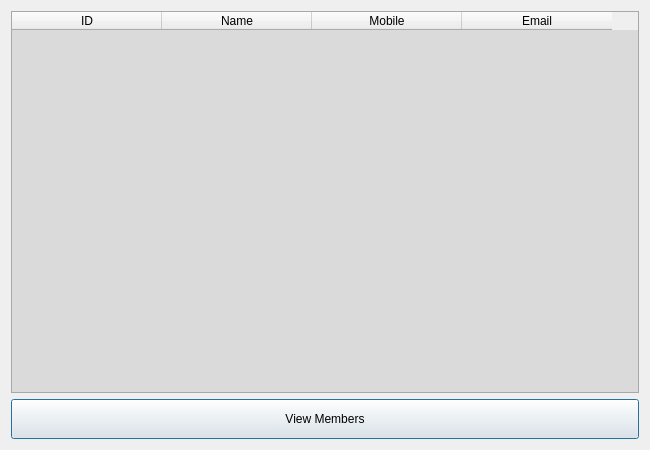
<?xml version="1.0" encoding="UTF-8"?>
<ui version="4.0">
 <class>ViewMemberDialog</class>
 <widget class="QDialog" name="ViewMemberDialog">
  <property name="geometry">
   <rect>
    <x>0</x>
    <y>0</y>
    <width>650</width>
    <height>450</height>
   </rect>
  </property>
  <property name="windowTitle">
   <string>View Members</string>
  </property>
  <layout class="QVBoxLayout" name="verticalLayout">
   <item>
    <widget class="QTableWidget" name="tableWidget">
     <property name="styleSheet">
      <string notr="true">QTableWidget {
background-color:rgb(218,218,218);
color:black
}</string>
     </property>
     <attribute name="horizontalHeaderDefaultSectionSize">
      <number>150</number>
     </attribute>
     <column>
      <property name="text">
       <string>ID</string>
      </property>
     </column>
     <column>
      <property name="text">
       <string>Name</string>
      </property>
     </column>
     <column>
      <property name="text">
       <string>Mobile</string>
      </property>
     </column>
     <column>
      <property name="text">
       <string>Email</string>
      </property>
     </column>
    </widget>
   </item>
   <item>
    <widget class="QPushButton" name="pushButton">
     <property name="minimumSize">
      <size>
       <width>0</width>
       <height>40</height>
      </size>
     </property>
     <property name="maximumSize">
      <size>
       <width>16777215</width>
       <height>40</height>
      </size>
     </property>
     <property name="text">
      <string>View Members</string>
     </property>
    </widget>
   </item>
  </layout>
 </widget>
 <resources/>
 <connections/>
</ui>
